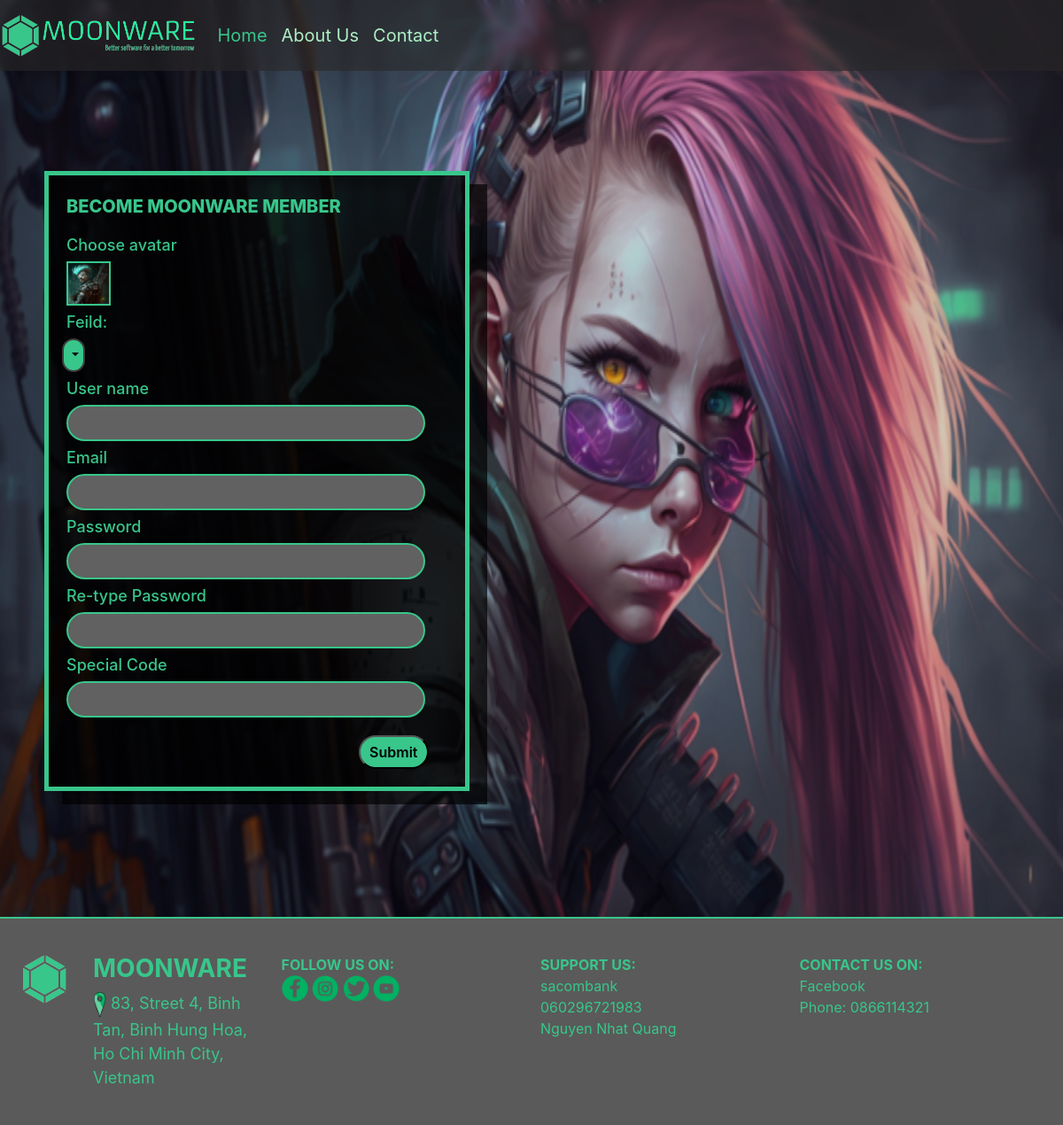
The page /register/ on the database as committed earlier.
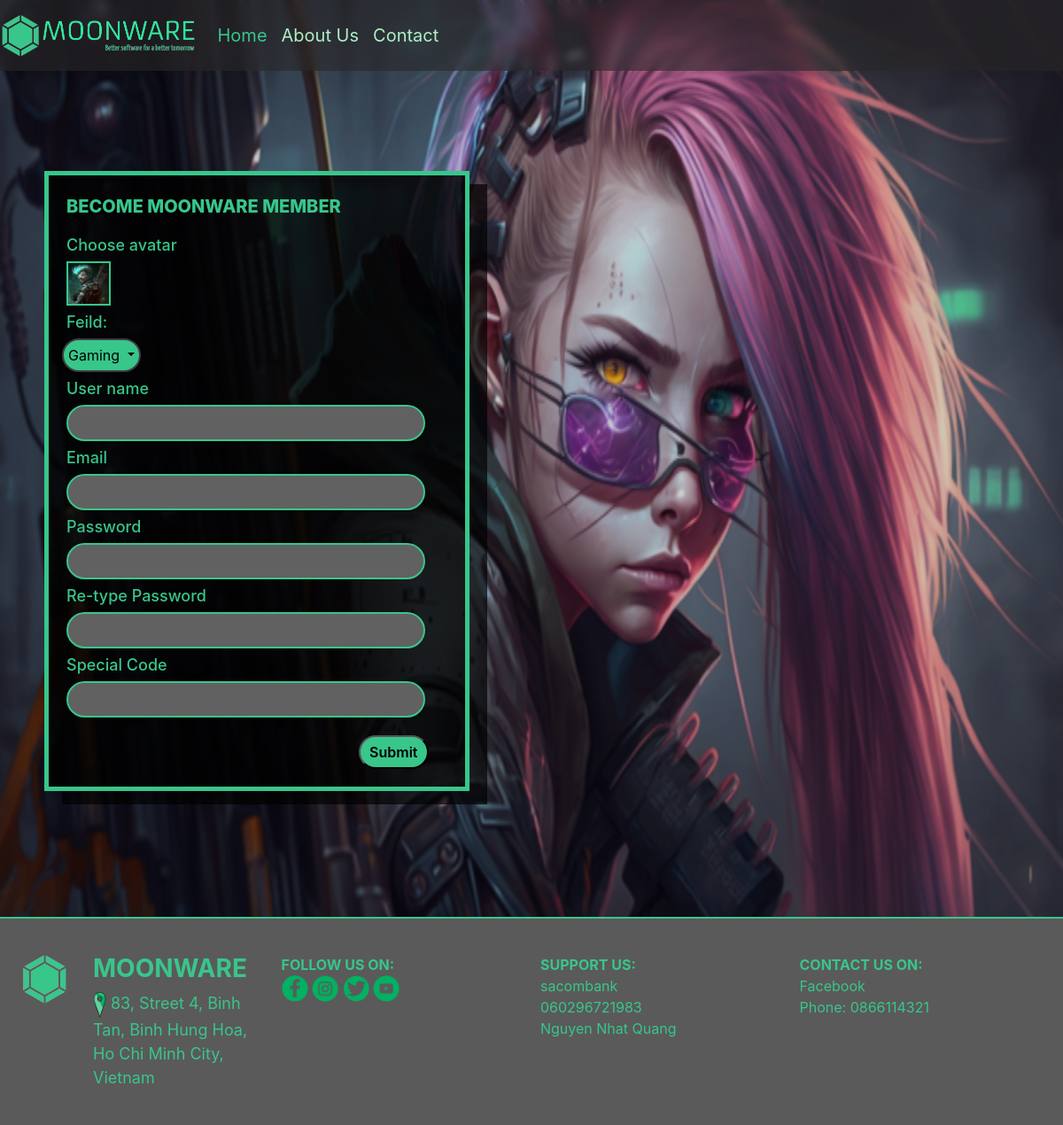
The same page on the database as committed later.
### moon/models.py (models this page shows, shortened)
class feild(models.Model):
    name = models.CharField(max_length=100)

### moon/views.py (the view, shortened to what this page needs)
# urls.py: path('register/', views.user_register, name='register'),
def user_register(request):
    if not request.user.is_authenticated:
        firstFeild = feild.objects.first()
        feilds = feild.objects.all()
        firstAvatar = avatar.objects.first()
        allAvatars = avatar.objects.all()
        context = {'allAvatars' : allAvatars, 'firstAvatar' : firstAvatar, 'firstFeild' : firstFeild, 'feilds' : feilds}
        return render(request, 'register.html', context)
    else:
        redirect(index)

### templates/register.html (shortened to what this page needs)
{% extends 'base.html' %}
{% block content %}
{% load static %}
<div id="body" style="display: flex; align-items: center;">
    <div id="backgroundContainer"
        style="width: 100%; height: 100%; overflow: hidden; padding: 0; display: flex; justify-content: center; align-items: center;">
        <div id="blackLayer"
            style="background-color: rgba(0, 0, 0, 0.171); position: absolute; width: 100%; height: 100%;">
        </div>
        <img id="backgroundImage" class="backgroundImage"
            src="{% static 'images/D_E_P_R_E_S_S_E_D_cyber_punk_girl_with_sniper_15c40366-535a-4bd5-9f28-7d7c507839e1.png' %}"
            alt="">
    </div>
    <div data-aos="fade-right" class="formCustom" id="form">
        <form method="POST">
            <div style="color: #38C68B; padding: 10px; font-size: 20px; font-weight: 800;">
                BECOME MOONWARE MEMBER
            </div>
            <div>
                <div style="color: #38C68B; padding: 5px; font-size: 18px; font-weight: 500; margin-left: 5px;">
                    Choose avatar</div>
                {% if firstAvatar %}
                <img id="avatar" onclick="popUpChoosingAvatarOn()"
                    style="width: 50px; height: 50px; margin-left: 10px; border: #38C68B 2px solid;"
                    src="{{ firstAvatar.img.url }}" alt="">
                {% endif %}
            </div>
             <div style="width: fit-content; height: fit-content;">
                <div style="color: #38C68B; padding: 5px; font-size: 18px; font-weight: 500; margin-left: 5px;">
                    Feild:</div>
                <div class="dropdown d-inline">
                    <button style="background-color: #38C68B; border: #3d3d3d 2px solid; margin-left: 5px;"
                        class="btn dropdown-toggle round-box" type="button" id="feild" data-toggle="dropdown"
                        aria-haspopup="true" aria-expanded="false">
                        {{ firstFeild.name }}
                    </button>
                </div>
            </div>
            <div>
                <div style="color: #38C68B; padding: 5px; font-size: 18px; font-weight: 500; margin-left: 5px;">User
                    name</div>
                <div>
                    <input name="username" class="round-box inputCustom" type="text">
                </div>
            </div>
            <div>
                <div style="color: #38C68B; padding: 5px; font-size: 18px; font-weight: 500; margin-left: 5px;">
                    Email</div>
                <div>
                    <input name="email" class="round-box inputCustom" type="email">
                </div>
            </div>
            <div>
                <div style="color: #38C68B; padding: 5px; font-size: 18px; font-weight: 500; margin-left: 5px;">
                    Password</div>
                <div>
                    <input name="password1" class="round-box inputCustom" type="password">
                </div>
            </div>
            <div>
                <div style="color: #38C68B; padding: 5px; font-size: 18px; font-weight: 500; margin-left: 5px;">
                    Re-type Password</div>
                <div>
                    <input name="password2" class="round-box inputCustom" type="password">
                </div>
            </div>
            <div>
                <div style="color: #38C68B; padding: 5px; font-size: 18px; font-weight: 500; margin-left: 5px;">
                    Special Code</div>
                <div>
                    <input name="code" class="round-box inputCustom" type="password">
                </div>
            </div>
            <button type="submit" class="round-box buttonCustom">Submit</button>
        </form>
    </div>
</div>
{% endblock %}

Rows that differ between the two databases and show on the page:
added feild: name "Gaming"
